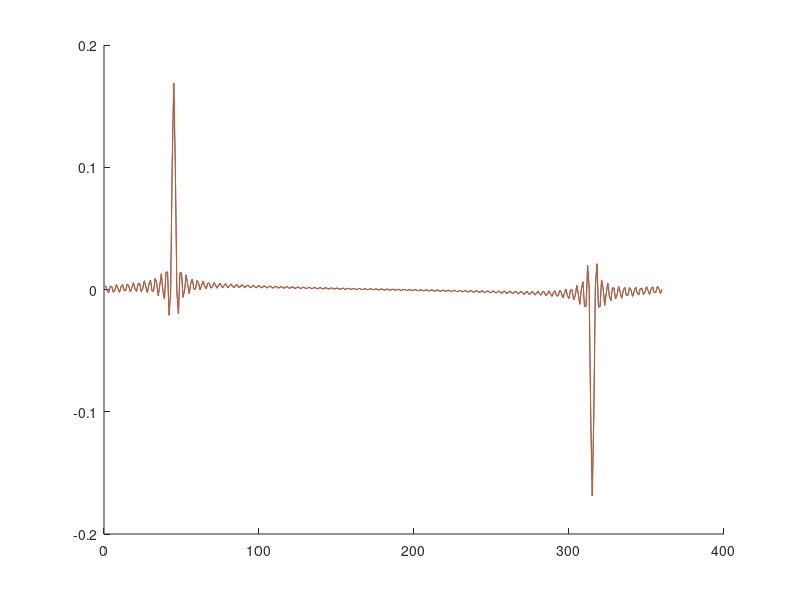

Here is the MATLAB script that generated this plot:
nst=24;
mu0=4*pi*10^-7;
m=3;
p=4;
b0=0.5;
Hm=4;
g=8;
Rs=18;
Rm=Rs+g;
Rr=Rs+Hm+g;
q=nst/(2*p*m);
sov=b0/(2*Rs);
dv=pi/nst;
r=Rs*0.001;
Rs=Rs*0.001;
Rr=Rr*0.001;
y=pi/p;
w=12;
u_=[1,5,7,11,13,17,19,23];
Iu=[10,1,0.2,0,0,0,0,0];
Qu=[0,0,0,0,0,0,0,0];
wr=314;
Bwind=zeros();
hold on
for i=1:1
  t=0.1*(i-1);
  for i=1:360
  ang_=i*pi/180;
  M=0;
  for k=1:8
    u=u_(k);
    X=0;
      for c=1:100
 %       c=c-1;
 %       if (c=0)
%          v=p*(6*c+u)
          v=c;
 %         Ksov=sin(v*sov)/(v*sov);
 %         Fv=(g+Hm)*(v/r)*((r/Rs)^v)*(1+(Rr/r)^(2*v))/(1-(Rr/Rs)^(2*v));
 %         Kdv=sin(q*v*dv)/(q*sin(v*dv));
 %         Kpv=sin(v*y/2);
  %        X=X+Ksov*Fv*Kdv*Kpv*sin(u*p*wr*t-v*ang_+Qu(k))/v;
         % X=X+Ksov*Fv*Kdv*Kpv*sin(u*p*wr*t+v*ang_+Qu(k))/v;
  %        else
  %        v=p*(6*c-u)
   %       Ksov=sin(v*sov)/(v*sov);
   %       Fv=(g+Hm)*(v/r)*((r/Rs)^v)*(1+(Rr/r)^v)/(1-(Rr/Rs)^v);
    %      Kdv=sin(q*v*dv)/(q*sin(v*dv));
    %      Kpv=sin(v*y);
    %      X=X+Ksov*Fv*Kdv*Kpv*sin(u*p*wr*t+v*ang_+Qu(k))/v;
     %     v=p*(6*c+u);
          Ksov=sin(v*sov)/(v*sov);
          Fv=(g+Hm)*(v/r)*((r/Rs)^v)*(1+(Rr/r)^(2*v))/(1-(Rr/Rs)^(2*v));
          Kdv=sin(q*v*dv)/(q*sin(v*dv));
          Kpv=sin(v*y);
          X=X+Ksov*Fv*Kdv*Kpv*(sin(u*(p*wr*t)+Qu(k))*cos(v*ang_)+sin(u*(p*wr*t-2*pi/3)+Qu(k))*cos(v*ang_-2*pi/3)+sin(u*(p*wr*t-4*pi/3)+Qu(k))*cos(v*ang_-4*pi/3))/v;
         end
      M=M+X*Iu(k);  
      end
    Bwind(i)=M*mu0*w/(pi*(g+Hm));
    end
    plot(Bwind)
  end

plot(Bwind)
